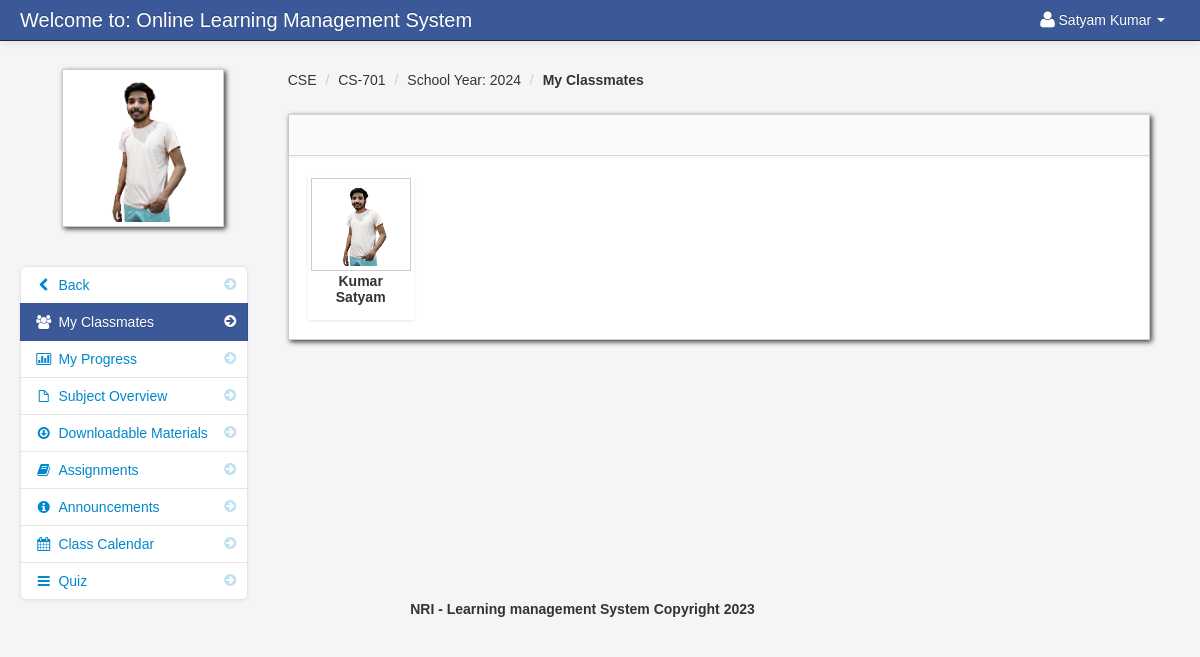
Screenshot of /my_classmates.php?id=187 (signed in) with the database file from the repository.
### tables this page shows
CREATE TABLE `student` (
  `student_id` int(11) NOT NULL,
  `firstname` varchar(100) NOT NULL,
  `lastname` varchar(100) NOT NULL,
  `class_id` int(11) NOT NULL,
  `username` varchar(100) NOT NULL,
  `password` varchar(100) NOT NULL,
  `location` varchar(100) NOT NULL,
  `status` varchar(100) NOT NULL
);

CREATE TABLE `teacher_class_student` (
  `teacher_class_student_id` int(11) NOT NULL,
  `teacher_class_id` int(11) NOT NULL,
  `student_id` int(11) NOT NULL,
  `teacher_id` int(11) NOT NULL
);

CREATE TABLE `class` (
  `class_id` int(11) NOT NULL,
  `class_name` varchar(100) NOT NULL
);

CREATE TABLE `subject` (
  `subject_id` int(11) NOT NULL,
  `subject_code` varchar(100) NOT NULL,
  `subject_title` varchar(100) NOT NULL,
  `category` varchar(100) NOT NULL,
  `description` longtext NOT NULL,
  `unit` int(11) NOT NULL,
  `Pre_req` varchar(100) NOT NULL,
  `semester` varchar(100) NOT NULL
);

CREATE TABLE `teacher_class` (
  `teacher_class_id` int(11) NOT NULL,
  `teacher_id` int(11) NOT NULL,
  `class_id` int(11) NOT NULL,
  `subject_id` int(11) NOT NULL,
  `thumbnails` varchar(100) NOT NULL,
  `school_year` varchar(100) NOT NULL
);

### session.php (called while the page is built, shortened)
<?php
$session_id=$_SESSION['id'];
?>

### my_classmates.php (the view, shortened to what this page needs)
<?php include('header_dashboard.php'); ?>
<?php include('session.php'); ?>
<?php $get_id = $_GET['id']; ?>
    <body>
		<?php include('navbar_student.php'); ?>
        <div class="container-fluid">
            <div class="row-fluid">
				<?php include('my_classmates_link.php'); ?>
                <div class="span9" id="content">
                     <div class="row-fluid">
					<?php $query = mysqli_query($conn,"select * from teacher_class_student
					LEFT JOIN teacher_class ON teacher_class.teacher_class_id = teacher_class_student.teacher_class_id
					JOIN class ON class.class_id = teacher_class.class_id
					JOIN subject ON subject.subject_id = teacher_class.subject_id
					where student_id = '$session_id'
					")or die(mysqli_error());
					$row = mysqli_fetch_array($query);
					?>
					     <ul class="breadcrumb">
							<li><a href="#"><?php echo $row['class_name']; ?></a> <span class="divider">/</span></li>
							<li><a href="#"><?php echo $row['subject_code']; ?></a> <span class="divider">/</span></li>
							<li><a href="#">School Year: <?php echo $row['school_year']; ?></a> <span class="divider">/</span></li>
							<li><a href="#"><b>My Classmates</b></a></li>
						</ul>
                        <div id="block_bg" class="block">
                            <div class="navbar navbar-inner block-header">
                            </div>
                            <div class="block-content collapse in">
                                <div class="span12">
									<ul	 id="da-thumbs" class="da-thumbs">
										    <?php
														$my_student = mysqli_query($conn,"SELECT *
														FROM teacher_class_student
														LEFT JOIN student ON student.student_id = teacher_class_student.student_id
														INNER JOIN class ON class.class_id = student.class_id where teacher_class_id = '$get_id' order by lastname ")or die(mysqli_error());
														while($row = mysqli_fetch_array($my_student)){
														$id = $row['teacher_class_student_id'];
														?>
											<li id="del<?php echo $id; ?>">
												<a  class="classmate_cursor" href="#">
														<img id="student_avatar_class" src ="admin/<?php echo $row['location'] ?>" width="124" height="140" class="img-polaroid">
												</a>
												<p class="class"><?php echo $row['lastname'];?></p>
												<p class="subject"><?php echo $row['firstname']; ?></p>
											</li>
									<?php } ?>
									</ul>
                                </div>
                            </div>
                        </div>
                    </div>
                </div>
            </div>
		<?php include('footer.php'); ?>
        </div>
		<?php include('script.php'); ?>
    </body>
</html>

### header_dashboard.php (shortened to what this page needs)
<!DOCTYPE html>
<html class="no-js">
    <head>
        <link href="admin/bootstrap/css/bootstrap.min.css" rel="stylesheet" media="screen">
        <link href="admin/bootstrap/css/bootstrap-responsive.min.css" rel="stylesheet" media="screen">
        <link href="admin/bootstrap/css/font-awesome.css" rel="stylesheet" media="screen">
        <link href="admin/bootstrap/css/my_style.css" rel="stylesheet" media="screen">
        <link href="admin/bootstrap/css/print.css" rel="stylesheet" media="print">
        <link href="admin/vendors/easypiechart/jquery.easy-pie-chart.css" rel="stylesheet" media="screen">
        <link href="admin/assets/styles.css" rel="stylesheet" media="screen">
		<link href="admin/vendors/fullcalendar/fullcalendar.css" rel="stylesheet" media="screen">
		<link href="admin/assets/DT_bootstrap.css" rel="stylesheet" media="screen">
		<link href="admin/vendors/jGrowl/jquery.jgrowl.css" rel="stylesheet" media="screen">
		<link rel="stylesheet" type="text/css" href="admin/vendors/bootstrap-wysihtml5/src/bootstrap-wysihtml5.css"></link>
		<link href="admin/vendors/jGrowl/jquery.jgrowl.css" rel="stylesheet" media="screen">
    </head>

### navbar_student.php (shortened to what this page needs)
<div class="navbar navbar-fixed-top navbar-inverse">
        <div class="navbar-inner">
            <div class="container-fluid">
                <a class="brand" href="#">Welcome to: Online Learning Management System</a>
					<div class="nav-collapse collapse">
						<ul class="nav pull-right">
							<?php $query= mysqli_query($conn,"select * from student where student_id = '$session_id'")or die(mysqli_error());
									$row = mysqli_fetch_array($query);
							?>
							<li class="dropdown">
								<a href="#" role="button" class="dropdown-toggle" data-toggle="dropdown"> <i class="icon-user icon-large"></i><?php echo $row['firstname']." ".$row['lastname'];  ?> <i class="caret"></i></a>
							</li>
						</ul>
					</div>
            </div>
        </div>
</div>

### my_classmates_link.php (shortened to what this page needs)
<div class="span3" id="sidebar">
	<img id="avatar" src="admin/<?php echo $row['location']; ?>" class="img-polaroid">
		<ul class="nav nav-list bs-docs-sidenav nav-collapse collapse">
				<li class=""><a href="dashboard_student.php"><i class="icon-chevron-right"></i><i class="icon-chevron-left"></i>&nbsp;Back</a></li>
				<li class="active"><a href="my_classmates.php<?php echo '?id='.$get_id; ?>"><i class="icon-chevron-right"></i><i class="icon-group"></i>&nbsp;My Classmates</a></li>
				<li class=""><a href="progress.php<?php echo '?id='.$get_id; ?>"><i class="icon-chevron-right"></i><i class="icon-bar-chart"></i>&nbsp;My Progress</a></li>
				<li class=""><a href="subject_overview_student.php<?php echo '?id='.$get_id; ?>"><i class="icon-chevron-right"></i><i class="icon-file"></i>&nbsp;Subject Overview</a></li>
				<li class=""><a href="downloadable_student.php<?php echo '?id='.$get_id; ?>"><i class="icon-chevron-right"></i><i class="icon-download"></i>&nbsp;Downloadable Materials</a></li>
				<li class=""><a href="assignment_student.php<?php echo '?id='.$get_id; ?>"><i class="icon-chevron-right"></i><i class="icon-book"></i>&nbsp;Assignments</a></li>
				<li class=""><a href="announcements_student.php<?php echo '?id='.$get_id; ?>"><i class="icon-chevron-right"></i><i class="icon-info-sign"></i>&nbsp;Announcements</a></li>
				<li class=""><a href="class_calendar_student.php<?php echo '?id='.$get_id; ?>"><i class="icon-chevron-right"></i><i class="icon-calendar"></i>&nbsp;Class Calendar</a></li>
				<li class=""><a href="student_quiz_list.php<?php echo '?id='.$get_id; ?>"><i class="icon-chevron-right"></i><i class="icon-reorder"></i>&nbsp;Quiz</a></li>
		</ul>
</div>

### footer.php
<center>
		<footer>
		<p>NRI - Learning management System Copyright 2023</p>
		</footer>
</center>

### script.php (shortened to what this page needs)
	<link href="admin/vendors/datepicker.css" rel="stylesheet" media="screen">
	<link href="admin/vendors/uniform.default.css" rel="stylesheet" media="screen">
	<link href="admin/vendors/chosen.min.css" rel="stylesheet" media="screen">
<link rel="stylesheet" type="text/css" href="admin/assets//style.css" />
	<link href="admin/vendors/datepicker.css" rel="stylesheet" media="screen">

### admin/assets/styles.css (style rules this page uses)
body { padding-top: 60px; padding-bottom: 40px; background-color: #f5f5f5; }
#content { margin-left:0px; }
.breadcrumb { margin: 0 0 0px; padding: 10px 0px; background-color: transparent; }
.block { background: url("../images/pixel-60fff.png") repeat scroll 0 0 rgba(0, 0, 0, 0) !important; border: 1px solid #ccc; background: white; margin: 1em 0em; border-top: none; -webkit-box-shadow: 2px 2px 5px rgba(0, 0, 6, 0.75); -moz-box-shadow: 2px 2px 5px rgba(0, 0, 6, 0.75); box-shadow: 2px 2px 5px rgba(0, 0, 6, 0.75); }
.block-content { margin: 1em; min-height: .25em; }
.block-header { margin-bottom: 0px; border-right: none; border-left: none; -webkit-border-radius: 0px; -moz-border-radius: 0px; border-radius: 0px; }
.bs-docs-sidenav { max-width: 228px; margin: 30px 0 0; padding: 0; background-color: #fff; -webkit-border-radius: 6px; -moz-border-radius: 6px; border-radius: 6px; -webkit-box-shadow: 0 1px 4px rgba(0,0,0,.065); -moz-box-shadow: 0 1px 4px rgba(0,0,0,.065); box-shadow: 0 1px 4px rgba(0,0,0,.065); }
.bs-docs-sidenav > li > a { display: block; width: 190px \9; margin: 0 0 -1px; padding: 8px 14px; border: 1px solid #e5e5e5; }
.bs-docs-sidenav > li:first-child > a { -webkit-border-radius: 6px 6px 0 0; -moz-border-radius: 6px 6px 0 0; border-radius: 6px 6px 0 0; }
.bs-docs-sidenav > li:last-child > a { -webkit-border-radius: 0 0 6px 6px; -moz-border-radius: 0 0 6px 6px; border-radius: 0 0 6px 6px; }
.bs-docs-sidenav > .active > a { position: relative; z-index: 2; padding: 9px 15px; border: 0; text-shadow: 0 1px 0 rgba(0,0,0,.15); -webkit-box-shadow: inset 1px 0 0 rgba(0,0,0,.1), inset -1px 0 0 rgba(0,0,0,.1); -moz-box-shadow: inset 1px 0 0 rgba(0,0,0,.1), inset -1px 0 0 rgba(0,0,0,.1); box-shadow: inset 1px 0 0 rgba(0,0,0,.1), inset -1px 0 0 rgba(0,0,0,.1); }
.bs-docs-sidenav .icon-chevron-right { float: right; margin-top: 2px; margin-right: -6px; opacity: .25; }
.bs-docs-sidenav .active .icon-chevron-right, .bs-docs-sidenav .active a:hover .icon-chevron-right { opacity: 1; }

### admin/assets/style.css (style rules this page uses)
.da-thumbs { float: left; list-style: none outside none; margin: 0; padding: 0; position: relative; }
.da-thumbs li { float: left; margin: 5px; padding: 3px; position: relative; box-shadow: 0 1px 3px rgba(0,0,0,0.1); }
.da-thumbs li a, .da-thumbs li a img { display: block; position: relative; }
.da-thumbs li a { overflow: hidden; }
.class { font-family: helvetica !important; font-weight: bold; text-align: center; }
.subject { font-family: helvetica !important; font-weight: bold; text-align: center; margin-top: -14px; }

### rows the page displays
student: firstname "Satyam", lastname "Kumar", location (picture)
teacher_class_student: class.class_name "CSE", subject.subject_code "CS-701", teacher_class.school_year "2024", student.location (picture), student.lastname "Kumar", student.firstname "Satyam"
